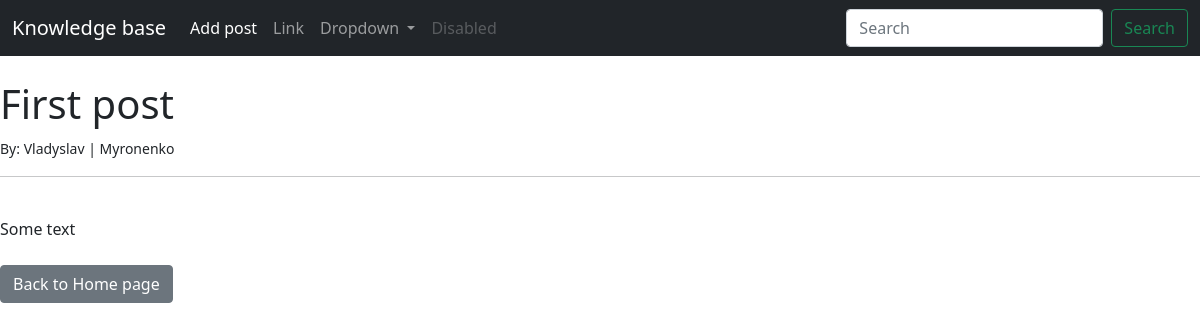
The app's page /article/1 with its own data.
### blog/models.py (models this page shows, shortened)
class Post(models.Model):
    title = models.CharField(max_length=255)
    author = models.ForeignKey(User, on_delete=models.CASCADE)
    body = models.TextField()

### blog/views.py (the view)
# urls.py: path('article/<int:pk>', ArticleDetailView.as_view(), name="article_details"),
class ArticleDetailView(DetailView):
    model = Post
    template_name = 'article_details.html'

### blog/templates/article_details.html (shortened to what this page needs)
{% extends 'base.html' %}
{% block content %}
<h1>{{ post.title }}</h1>
<small>By: {{ post.author.first_name }} | {{ post.author.last_name }}</small><br/>
<hr>
<br/>
{{ post.body }}
<br><br/>
<a href="{% url 'home' %}" class="btn btn-secondary">  Back to Home page </a>
{% endblock %}

### records on screen
Post: title "First post", author.first_name "Vladyslav", author.last_name "Myronenko", body "Some text"
